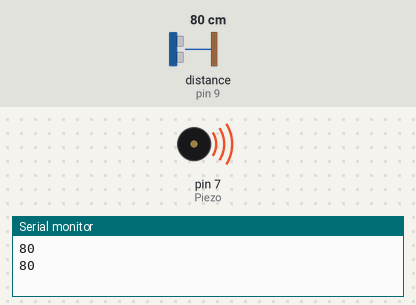
Bench run of a sketch on a simulated Arduino Uno, built with avr-gcc and run on an emulated ATmega328P. Parts: buzzer (waves = sounding), the last lines printed to the serial monitor. Wiring (inferred from the names in the program): ultrasonic range finder: trigger pin 8; echo pin 9. The inputs (shaded band) are chosen by the test bench; at power-on: distance to the obstacle (sensor on pin 9) 80 cm. The echo pulse lasts 58.3 µs per cm.

Above: at 1.8 s.
1.9 s: distance to the obstacle (sensor on pin 9) set to 2 cm
At 4.2 s:
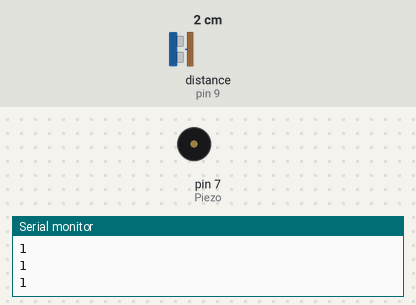
4.5 s: distance to the obstacle (sensor on pin 9) set to 26 cm
7.2 s: distance to the obstacle (sensor on pin 9) set to 33 cm
At 10.2 s:
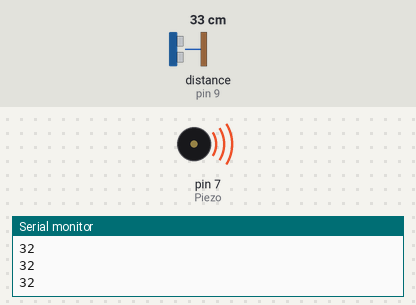
10.5 s: distance to the obstacle (sensor on pin 9) set to 4 cm
At 12.9 s:
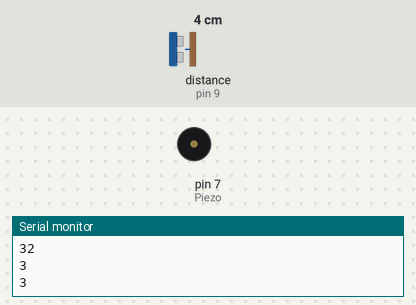
Timing chart, 0 to 14.4 s (numbered marks = the images above; inputs shaded):
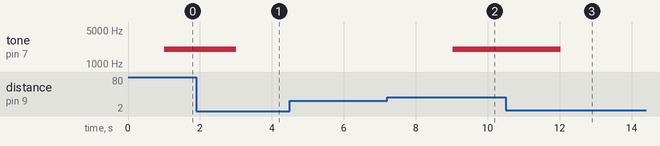

The sketch:

no_stea_Majang.ino
```cpp
int TrigPin = 8;
int EchoPin = 9;
int distance;
int Piezo = 7;
int sdi = 30;//기준거리

void setup() {
  // put your setup code here, to run once:
pinMode(TrigPin, OUTPUT);
pinMode(EchoPin, INPUT);
pinMode(Piezo, OUTPUT);
Serial.begin(9600);


}

void loop() {
  // put your main code here, to run repeatedly:
digitalWrite(TrigPin, HIGH);
delayMicroseconds(10);
digitalWrite(TrigPin, LOW);

distance = pulseIn(EchoPin, HIGH)/58;
Serial.println(distance);
delay(1000);

if(distance >= sdi){

 tone(Piezo, 2000, 1000);
}
}
```

Measured:
- the behaviour switches between 30 and 31 cm on distance to the obstacle (sensor on pin 9) (found by bisection; images 1 and 2)
- after the input at 1.9 s, tone on pin 7 (Piezo): 2000 Hz → silent after 1.1 s
- after the input at 7.2 s, tone on pin 7 (Piezo): silent → 2000 Hz after 1.8 s
- after the input at 10.5 s, tone on pin 7 (Piezo): 2000 Hz → silent after 1.5 s
